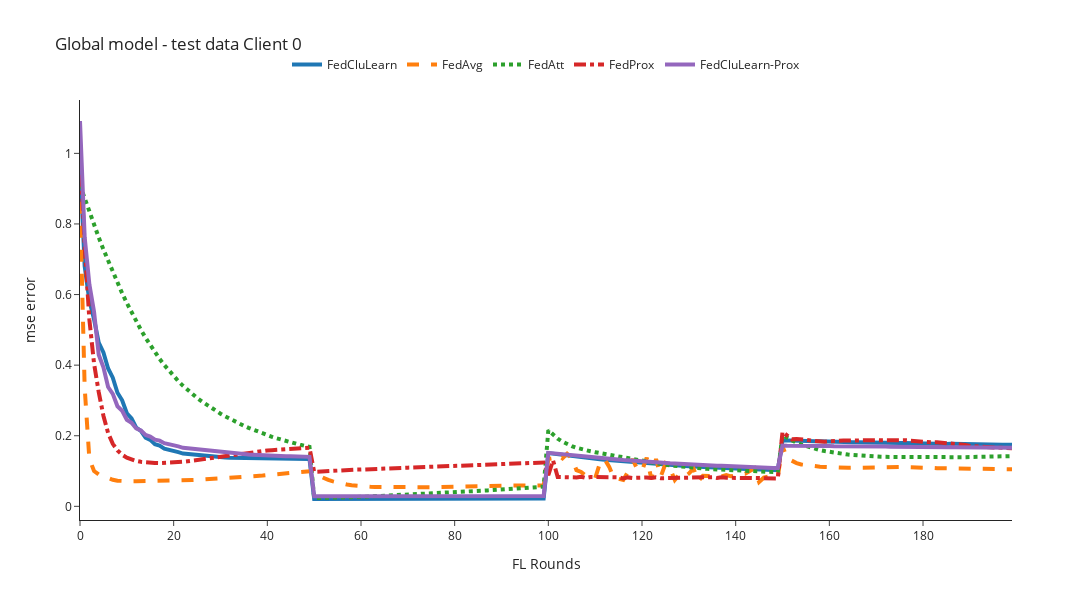
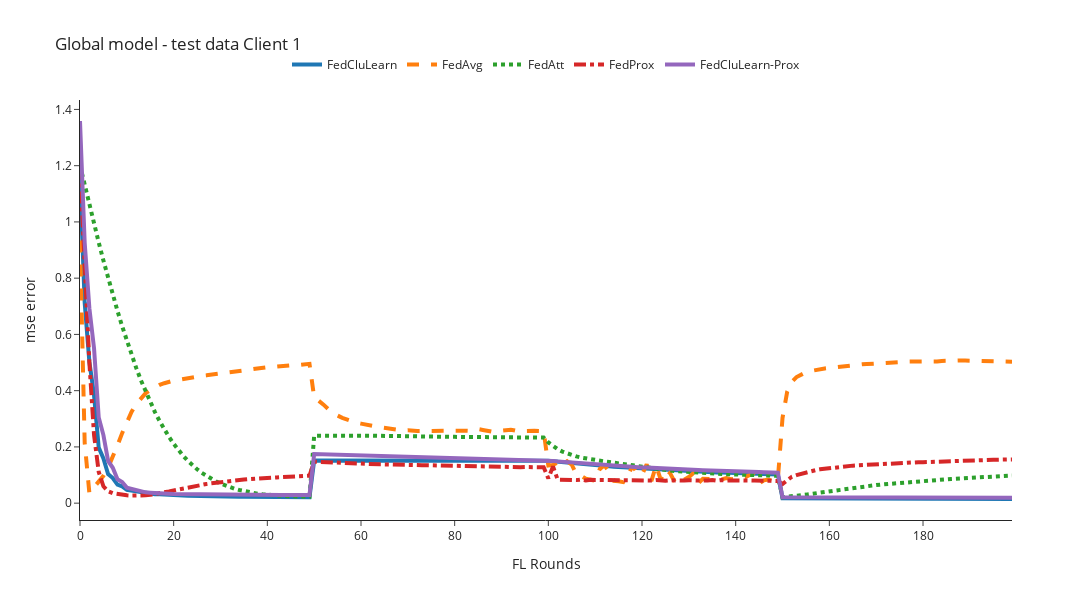

The notebook cell these images were saved under, in order:
### Code cell
mse_column='mse'
for client_id in [0,1,2]:
    n_rounds, y = preprocessing_results(filenames=global_filenames, client_id=client_id,mse_column=mse_column)
    plot_plotly(n_rounds, y, title=f'Global model - test data Client {client_id}', y_axis_title=f'{mse_column} error')

### Figure 1 — Plotly figure (JSON) as saved in the notebook; plotly's stock layout.template omitted (floating-point values rounded to 4 significant figures; data arrays with more than 128 entries replaced by an {"elided": "..."} marker saying what was removed)
{"data": [{"line": {"dash": "solid", "width": 4}, "mode": "lines", "name": "FedCluLearn", "type": "scatter", "x": {"elided": "201 int values"}, "y": {"elided": "200 float values"}}, {"line": {"dash": "dash", "width": 4}, "mode": "lines", "name": "FedAvg", "type": "scatter", "x": {"elided": "201 int values"}, "y": {"elided": "200 float values"}}, {"line": {"dash": "dot", "width": 4}, "mode": "lines", "name": "FedAtt", "type": "scatter", "x": {"elided": "201 int values"}, "y": {"elided": "200 float values"}}, {"line": {"dash": "dashdot", "width": 4}, "mode": "lines", "name": "FedProx", "type": "scatter", "x": {"elided": "201 int values"}, "y": {"elided": "200 float values"}}, {"line": {"dash": "solid", "width": 4}, "mode": "lines", "name": "FedCluLearn-Prox", "type": "scatter", "x": {"elided": "201 int values"}, "y": {"elided": "200 float values"}}], "layout": {"height": 600, "legend": {"orientation": "h", "x": 0.5, "xanchor": "center", "y": 1.05, "yanchor": "bottom"}, "title": {"text": "Global model - test data Client 0"}, "width": 1200, "xaxis": {"title": {"text": "FL Rounds"}}, "yaxis": {"title": {"text": "mse error"}}}}

### Figure 2 — Plotly figure (JSON) as saved in the notebook; plotly's stock layout.template omitted (floating-point values rounded to 4 significant figures; data arrays with more than 128 entries replaced by an {"elided": "..."} marker saying what was removed)
{"data": [{"line": {"dash": "solid", "width": 4}, "mode": "lines", "name": "FedCluLearn", "type": "scatter", "x": {"elided": "201 int values"}, "y": {"elided": "200 float values"}}, {"line": {"dash": "dash", "width": 4}, "mode": "lines", "name": "FedAvg", "type": "scatter", "x": {"elided": "201 int values"}, "y": {"elided": "200 float values"}}, {"line": {"dash": "dot", "width": 4}, "mode": "lines", "name": "FedAtt", "type": "scatter", "x": {"elided": "201 int values"}, "y": {"elided": "200 float values"}}, {"line": {"dash": "dashdot", "width": 4}, "mode": "lines", "name": "FedProx", "type": "scatter", "x": {"elided": "201 int values"}, "y": {"elided": "200 float values"}}, {"line": {"dash": "solid", "width": 4}, "mode": "lines", "name": "FedCluLearn-Prox", "type": "scatter", "x": {"elided": "201 int values"}, "y": {"elided": "200 float values"}}], "layout": {"height": 600, "legend": {"orientation": "h", "x": 0.5, "xanchor": "center", "y": 1.05, "yanchor": "bottom"}, "title": {"text": "Global model - test data Client 1"}, "width": 1200, "xaxis": {"title": {"text": "FL Rounds"}}, "yaxis": {"title": {"text": "mse error"}}}}
